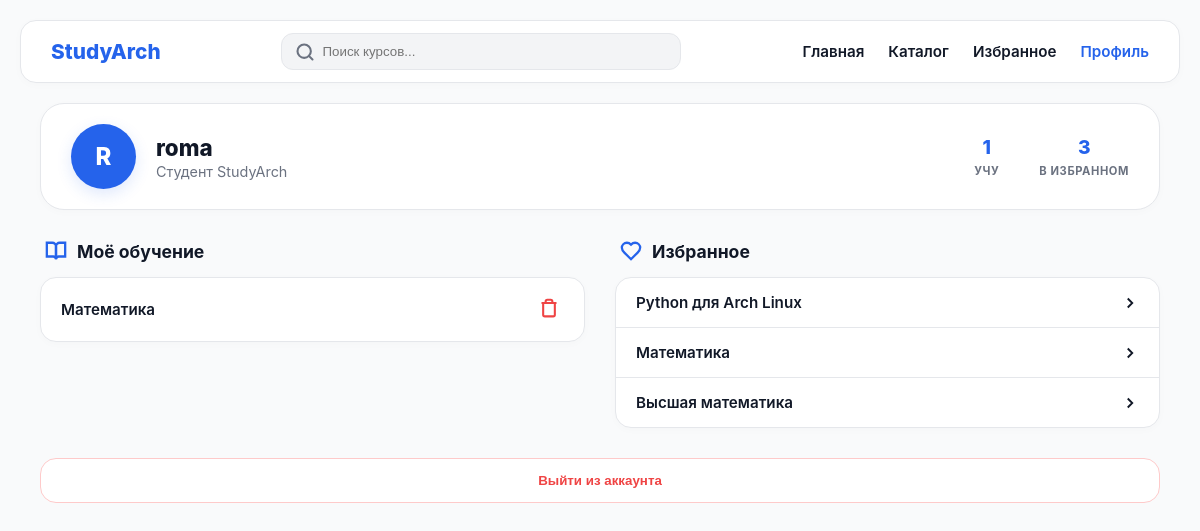
/profile/ (signed in), run on the app's committed database.
### courses/models.py (models this page shows, shortened)
class Enrollment(models.Model):
    user = models.ForeignKey(User, on_delete=models.CASCADE, related_name='enrollments')
    course = models.ForeignKey(Course, on_delete=models.CASCADE)
    enrolled_at = models.DateTimeField(auto_now_add=True)
    is_pinned = models.BooleanField(default=False)
    order = models.PositiveIntegerField(default=0)
    class Meta:
        unique_together = ('user', 'course')
        ordering = ['-is_pinned', 'order', '-enrolled_at']

class Course(models.Model):
    category = models.ForeignKey(
        'Category',
        on_delete=models.SET_NULL,
        null=True,
        blank=True,
        related_name='courses',
        verbose_name="Категория"
    )
    title = models.CharField(max_length=200, verbose_name="Название курса")
    description = models.TextField(verbose_name="Описание")
    author_contacts = models.CharField(max_length=200, blank=True, verbose_name="Контакты автора")
    course_url = models.URLField(blank=True, verbose_name="Ссылка на курс (YT/Сайт)")
    is_recommended = models.BooleanField(default=False, verbose_name="Рекомендовать на главной")
    created_at = models.DateTimeField(auto_now_add=True)

class Favorite(models.Model):
    user = models.ForeignKey(User, on_delete=models.CASCADE, related_name='favorites')
    course = models.ForeignKey(Course, on_delete=models.CASCADE)
    created_at = models.DateTimeField(auto_now_add=True)
    class Meta:
        unique_together = ('user', 'course') # Чтобы нельзя было добавить один курс дважды

### courses/views.py (the view)
# urls.py: path('profile/', profile_view, name='profile'),
def profile_view(request):
    if request.user.is_authenticated:
        favorites = Favorite.objects.filter(user=request.user)
        enrollments = Enrollment.objects.filter(user=request.user).order_by('-enrolled_at')
    else:
        favorites = []
        enrollments = []
    return render(request, 'courses/profile.html', {
        'favorites': favorites,
        'enrollments': enrollments
    })

### courses/templates/courses/profile.html (shortened to what this page needs)
<!DOCTYPE html>
<html lang="ru">
<head>
</head>
<body>
<header class="header-sticky">
    <a href="{% url 'home' %}" class="logo">StudyArch</a>
    <form action="{% url 'course_list' %}" method="get" class="search-container">
        <input type="text" name="q" class="search-input" placeholder="Поиск курсов...">
    </form>
    <nav class="nav-desktop">
        <a href="{% url 'home' %}">Главная</a>
        <a href="{% url 'course_list' %}">Каталог</a>
        <a href="{% url 'favorites_list' %}">Избранное</a>
        <a href="{% url 'profile' %}" style="color: var(--primary);">Профиль</a>
    </nav>
</header>
<div class="container">
    {% if user.is_authenticated %}
        <div class="profile-card">
            <div class="profile-left">
                <div class="avatar-circle">{{ user.username|first|upper }}</div>
                <div class="user-meta">
                    <h1>{{ user.username }}</h1>
                    <p>Студент StudyArch</p>
                </div>
            </div>
            <div class="profile-right">
                <div class="stat-item">
                    <span class="stat-value">{{ enrollments.count }}</span>
                    <span class="stat-label">Учу</span>
                </div>
                <div class="stat-item">
                    <span class="stat-value">{{ favorites.count }}</span>
                    <span class="stat-label">В избранном</span>
                </div>
            </div>
        </div>
        <div class="profile-grid">
            <div class="grid-column">
                <div class="section-header">
                    <svg width="22" height="22" viewBox="0 0 24 24" fill="none" stroke="currentColor" stroke-width="2.5"><path d="M2 3h6a4 4 0 0 1 4 4v14a3 3 0 0 0-3-3H2z"/><path d="M22 3h-6a4 4 0 0 0-4 4v14a3 3 0 0 1 3-3h7z"/></svg>
                    Моё обучение
                </div>
                <div class="list-card">
                    {% for enrollment in enrollments %}
                        <div class="course-item">
                            <a href="{% url 'course_detail' enrollment.course.id %}" class="course-title">{{ enrollment.course.title }}</a>
                            <button type="button" class="action-btn delete" onclick="openDeleteModal(this)" data-url="{% url 'delete_enrollment' enrollment.id %}">
                                <svg width="20" height="20" viewBox="0 0 24 24" fill="none" stroke="currentColor" stroke-width="2.5"><path d="M3 6h18"/><path d="M19 6v14c0 1-1 2-2 2H7c-1 0-2-1-2-2V6"/><path d="M8 6V4c0-1 1-2 2-2h4c1 0 2 1 2 2v2"/></svg>
                            </button>
                        </div>
                    {% empty %}
                        <div style="padding: 30px; color: var(--gray); text-align: center; font-size: 0.95rem;">Список пуст</div>
                    {% endfor %}
                </div>
            </div>
            <div class="grid-column">
                <div class="section-header">
                    <svg width="22" height="22" viewBox="0 0 24 24" fill="none" stroke="currentColor" stroke-width="2.5"><path d="M19 14c1.49-1.46 3-3.21 3-5.5A5.5 5.5 0 0 0 16.5 3c-1.76 0-3 .5-4.5 2-1.5-1.5-2.74-2-4.5-2A5.5 5.5 0 0 0 2 8.5c0 2.3 1.5 4.05 3 5.5l7 7Z"/></svg>
                    Избранное
                </div>
                <div class="list-card">
                    {% for fav in favorites %}
                        <a href="{% url 'course_detail' fav.course.id %}" class="course-item">
                            <span class="course-title">{{ fav.course.title }}</span>
                            <svg width="18" height="18" viewBox="0 0 24 24" fill="none" stroke="currentColor" stroke-width="2.5"><path d="m9 18 6-6-6-6"/></svg>
                        </a>
                    {% empty %}
                        <div style="padding: 30px; color: var(--gray); text-align: center; font-size: 0.95rem;">Ничего не добавлено</div>
                    {% endfor %}
                </div>
            </div>
        </div>
        <form action="{% url 'logout' %}" method="post">
            <button type="submit" class="btn-logout">Выйти из аккаунта</button>
        </form>
    {% endif %}
</div>
</body>
</html>

### courses/templates/courses/profile.html (style rules this page uses)
* { box-sizing: border-box; }
:root { --primary: #2563EB; --bg: #F9FAFB; --text: #111827; --card-bg: #ffffff; --border: #E5E7EB; --gray: #6B7280; --radius: 16px; }
body { margin: 0; padding: 0 0 100px 0; font-family: -apple-system, BlinkMacSystemFont, "Segoe UI", Roboto, sans-serif; background: var(--bg); color: var(--text); -webkit-font-smoothing: antialiased; }
.container { max-width: 1160px; margin: auto; padding: 0 20px; }
.header-sticky { position: sticky; top: 10px; background: var(--card-bg); padding: 12px 20px; border-radius: var(--radius); border: 1px solid var(--border); box-shadow: 0 2px 10px rgba(0,0,0,.02); margin: 10px 20px 25px; z-index: 1000; display: flex; align-items: center; justify-content: space-between; gap: 15px; }
.logo { font-size: 1.3rem; font-weight: 800; color: var(--primary); text-decoration: none; }
.search-container { position: relative; flex-grow: 1; max-width: 400px; }
.search-input { width: 100%; padding: 10px 15px 10px 40px; border-radius: 12px; border: 1px solid var(--border); background: #F3F4F6; outline: none; }
.nav-desktop { display: none; gap: 24px; }
.nav-desktop a { text-decoration: none; color: var(--text); font-weight: 600; font-size: 0.95rem; }
.profile-card { background: white; border-radius: 24px; border: 1px solid var(--border); padding: 20px 30px; display: flex; align-items: center; justify-content: space-between; margin-bottom: 30px; box-shadow: 0 2px 10px rgba(0,0,0,0.02); }
.profile-left { display: flex; align-items: center; gap: 20px; }
.avatar-circle { width: 65px; height: 65px; background: var(--primary); color: white; border-radius: 50%; display: flex; align-items: center; justify-content: center; font-size: 1.5rem; font-weight: 800; box-shadow: 0 5px 15px rgba(37, 99, 235, 0.15); }
.user-meta h1 { font-size: 1.4rem; margin: 0; font-weight: 800; }
.user-meta p { margin: 2px 0 0; color: var(--gray); font-size: 0.9rem; }
.profile-right { display: flex; gap: 40px; }
.stat-item { text-align: center; }
.stat-value { display: block; font-size: 1.2rem; font-weight: 800; color: var(--primary); }
.stat-label { font-size: 0.7rem; color: var(--gray); text-transform: uppercase; letter-spacing: 0.05em; font-weight: 700; }
.profile-grid { display: grid; grid-template-columns: 1fr 1fr; gap: 30px; align-items: start; }
.section-header { display: flex; align-items: center; gap: 10px; margin: 0 0 15px 5px; font-size: 1.1rem; font-weight: 700; }
.section-header svg { color: var(--primary); }
.list-card { background: white; border-radius: var(--radius); border: 1px solid var(--border); overflow: hidden; box-shadow: 0 2px 8px rgba(0,0,0,0.02); }
.course-item { display: flex; justify-content: space-between; align-items: center; padding: 15px 20px; border-bottom: 1px solid var(--border); transition: 0.2s; text-decoration: none; color: inherit; }
.course-item:last-child { border-bottom: none; }
.course-title { font-weight: 600; font-size: 0.95rem; flex: 1; text-decoration: none; color: var(--text); }
.action-btn.delete { color: #EF4444; background: none; border: none; cursor: pointer; padding: 5px; border-radius: 50%; }
.btn-logout { margin-top: 30px; width: 100%; background: #fff; border: 1px solid #FECACA; color: #EF4444; padding: 14px; border-radius: var(--radius); font-weight: 700; cursor: pointer; transition: 0.2s; }
@media (min-width: 1024px) { body { padding-bottom: 0; } }
@media (min-width: 1024px) { .header-sticky { margin: 20px auto; max-width: 1160px; top: 20px; padding: 12px 30px; } }
@media (min-width: 1024px) { .nav-desktop { display: flex !important; } }

### data on the page
Enrollment: course "Математика"
Favorite: course "Python для Arch Linux"
Favorite: course "Математика"
Favorite: course "Высшая математика"

### other printed values
{{ user.username|first|upper }} "R"
{{ user.username }} "roma"
{{ enrollments.count }} "1"
{{ favorites.count }} "3"
